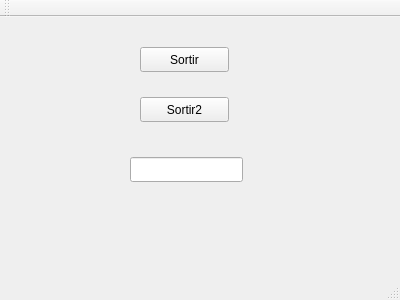
<?xml version="1.0" encoding="UTF-8"?>
<ui version="4.0">
 <class>MainWindow</class>
 <widget class="QMainWindow" name="MainWindow">
  <property name="geometry">
   <rect>
    <x>0</x>
    <y>0</y>
    <width>400</width>
    <height>300</height>
   </rect>
  </property>
  <property name="windowTitle">
   <string>MainWindow</string>
  </property>
  <widget class="QWidget" name="centralWidget">
   <widget class="QPushButton" name="pushButton">
    <property name="geometry">
     <rect>
      <x>140</x>
      <y>30</y>
      <width>89</width>
      <height>25</height>
     </rect>
    </property>
    <property name="text">
     <string>Sortir</string>
    </property>
   </widget>
   <widget class="QPushButton" name="pushButton_2">
    <property name="geometry">
     <rect>
      <x>140</x>
      <y>80</y>
      <width>89</width>
      <height>25</height>
     </rect>
    </property>
    <property name="text">
     <string>Sortir2</string>
    </property>
   </widget>
   <widget class="QLineEdit" name="lineEdit">
    <property name="geometry">
     <rect>
      <x>130</x>
      <y>140</y>
      <width>113</width>
      <height>25</height>
     </rect>
    </property>
   </widget>
  </widget>
  <widget class="QMenuBar" name="menuBar">
   <property name="geometry">
    <rect>
     <x>0</x>
     <y>0</y>
     <width>400</width>
     <height>22</height>
    </rect>
   </property>
  </widget>
  <widget class="QToolBar" name="mainToolBar">
   <attribute name="toolBarArea">
    <enum>TopToolBarArea</enum>
   </attribute>
   <attribute name="toolBarBreak">
    <bool>false</bool>
   </attribute>
  </widget>
  <widget class="QStatusBar" name="statusBar"/>
 </widget>
 <layoutdefault spacing="6" margin="11"/>
 <resources/>
 <connections>
  <connection>
   <sender>pushButton</sender>
   <signal>clicked()</signal>
   <receiver>MainWindow</receiver>
   <slot>close()</slot>
   <hints>
    <hint type="sourcelabel">
     <x>224</x>
     <y>101</y>
    </hint>
    <hint type="destinationlabel">
     <x>199</x>
     <y>149</y>
    </hint>
   </hints>
  </connection>
 </connections>
</ui>
